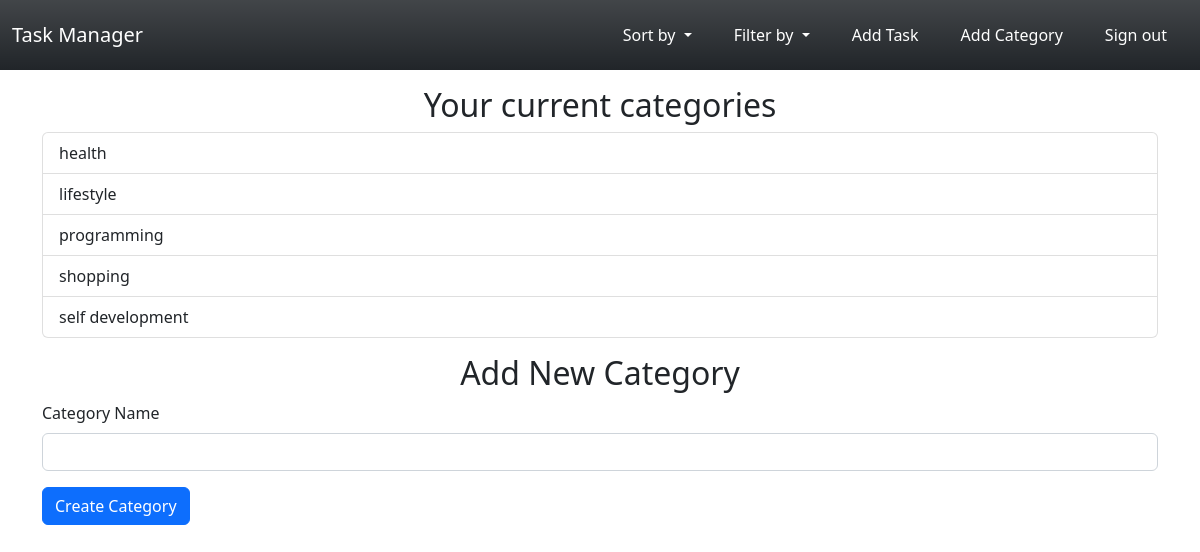
Screenshot of /add-category (signed in) with the database file from the repository.
### todo/models.py (models this page shows)
class Category(db.Model):
    id = db.Column(db.Integer, primary_key=True)
    name = db.Column(db.String(250), unique=True, nullable=False)
    todos = db.relationship("ToDo", backref="category", lazy="joined")

### todo/routes.py (the view, shortened to what this page needs)
@login_required
@app.route("/add-category", methods=["GET", "POST"])
def add_category():
    form = CreateCategoryForm()
    categories = db.session.query(Category).filter(Category.users.any(
        User.id == current_user.get_id()))
    return render_template("category.html", category_form=form,
                           categories=categories)

### todo/forms.py
class CreateCategoryForm(FlaskForm):
    name = StringField("Category Name", validators=[DataRequired()])
    submit = SubmitField("Create Category")

### todo/routes.py (called while the page is built)
@login_manager.user_loader
def load_user(user_id):
    user = User.query.get(user_id)
    return user

### todo/templates/category.html (shortened to what this page needs)
{% extends "index.html" %}
{% block content %}
<div class="container mt-3">
    <h2 class="text-center">Your current categories</h2>
    <ul class="list-group">
        {% for category in categories %}
            <li class="list-group-item">{{ category.name }}</li>
        {% endfor %}
    </ul>
</div>
<div class="container mt-3">
    <div class="container text-center">
        <h2>Add New Category</h2>
    </div>
    <form method="POST" action="{{ url_for('add_category') }}">
        <div class="mb-3">
            {{ category_form.name.label(class="form-label") }}
            {% if category_form.errors.name %}
                {{ category_form.name(size=20, class="form-control is-invalid") }}
            {% else %}
                {{ category_form.name(size=20, class="form-control") }}
            {% endif %}
        </div>
        <div class="mb-3">
            {{ category_form.submit(class="btn btn-primary") }}
        </div>
    </form>
</div>
{% endblock %}

### rows the page displays
Category: name "health"
Category: name "lifestyle"
Category: name "programming"
Category: name "shopping"
Category: name "self development"

### other values shown
{{ category_form.name.label(class="form-label") }} "Category Name"
